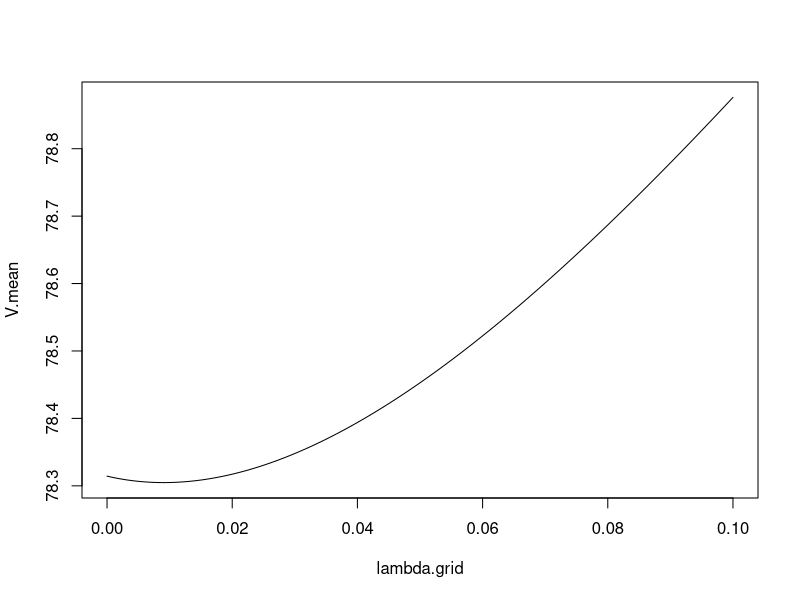

Here is the R script that generated this plot: (Note: a time limit stopped this script after it produced the figure.)
#-----------------------------------------------------------------------------------------------
# 1. Spacing delta: Make them equally spaced
# 2. Penalty function: Bring mu values closer together
#-----------------------------------------------------------------------------------------------

# Example of cross-validation
# Two datasets from normal distributions with common variance

# Normal distribution log-likelihood function
norm_llh <- function(data,par) {
  x <- data
  mu <- par
  n <- length(x)
  llh <- -n/2*log(2*pi) - sum((x-mu)^2)
  return(llh)
}

# Penalized distance function --> distance to force mu-values to be close
pen_dist <- function(data,par) {
  X1 <- data$X1
  X2 <- data$X2
  X3 <- data$X3
  n <- length(X1)
  lambda <- data$lambda
  mu1 <- par[1]
  mu2 <- par[2]
  mu3 <- par[3]
  D <- -norm_llh(X1,mu1) -norm_llh(X2,mu2) -norm_llh(X3,mu3) + lambda*n*((mu1-mu2)^2+(mu1-mu3)^2+(mu2-mu3)^2)
  #D <- -norm_llh(X1,mu1) -norm_llh(X2,mu2) -norm_llh(X3,mu3) + lambda*n*((mu1)^2+(mu2)^2+(mu3)^2)
  return(D)
}

# Creates random permutation for test and validation data
perm_score <- function(X1,X2,X3,lambda.grid) {
  n <- length(X1)
  m <- floor(0.75*n)
  X1.perm <- sample(X1)
  X2.perm <- sample(X2)
  X3.perm <- sample(X3)
  X1.test <- X1.perm[1:m]
  X1.valid <- X1.perm[(m+1):n]
  X2.test <- X2.perm[1:m]
  X2.valid <- X2.perm[(m+1):n]
  X3.test <- X3.perm[1:m]
  X3.valid <- X3.perm[(m+1):n]
  n.grid <- length(lambda.grid)
  V <- rep(0,n.grid)
  for (j in 1:n.grid) {
    data.in <- list(X1 = X1.test, X2 = X2.test, X3 = X3.test, lambda = lambda.grid[j])
    D <- optim(c(mean(X1.test),mean(X2.test),mean(X3.test)), fn = pen_dist, data = data.in, method = "BFGS")
    V[j] <- -norm_llh(X1.valid,D$par[1]) -norm_llh(X2.valid,D$par[2]) -norm_llh(X3.valid,D$par[3])
  }
  return(V)
}

#lambda.grid <- seq(0,10,length.out = 100)
#V <- perm_score(X1,X2,lambda.grid)
#plot(lambda.grid,V,type = "l")

# Simulate data, then use above code to generate 
# M random partitions and for each store the distance
# function evaluated on the random partition validation data
X1 <- rnorm(n = 50, mean = 0, sd = 1)
X2 <- rnorm(n = 50, mean = 1, sd = 1)
X3 <- rnorm(n = 50, mean = 2, sd = 1)
mu.mle <- c(mean(X1),mean(X2),mean(X3))
M <- 25
nL <- 100
lambda.grid <- seq(0,0.1,length.out = nL)
V.store = matrix(rep(0,M*nL),nrow = M)
for (m in 1:M) {
  V <- perm_score(X1,X2,X3,lambda.grid)
  V.store[m,] <- V
}
# Now average the "validation" scores and find the minimum
V.mean <- colMeans(V.store)
plot(lambda.grid,V.mean,type = "l")
lambda.out <- lambda.grid[V.mean==min(V.mean)]
# Finally, evaluate estimators using full data at the optimal lambda
data.opt <- list(X1 = X1, X2 = X2, X3 = X3, lambda = lambda.out)
mu.out <- optim(c(mean(X1),mean(X2),mean(X3)),fn = pen_dist, data = data.opt)$par
mu.mle
mu.out

# Adding a simulation study component:
# (1) Simulate a dataset
# (2) Find both MLE and penalized cross-validation est's
# (3) Store the estimators for each simulated dataset
# (4) Repeat this a large # of times so we can calculate
#     MSE (or RMSE) for the two methods

nDelta <- 5
delta.grid <- seq(0,3,length.out = nDelta)
MSEpen <- rep(0,nDelta)
MSEmle <- rep(0,nDelta)
for (j in 1:nDelta) {
  K <- 5 # Number of datasets to simulate
  mle.est <- matrix(rep(0,3*K),nrow = K)
  pen.est <- matrix(rep(0,3*K),nrow = K)
  mu.true <- c(0,delta.grid[j], 2*delta.grid[j])
  for (k in 1:K) {
    X1 <- rnorm(n = 50, mean = mu.true[1], sd = 1)
    X2 <- rnorm(n = 50, mean = mu.true[2], sd = 1)
    X3 <- rnorm(n = 50, mean = mu.true[3], sd = 1)
    mu.mle <- c(mean(X1),mean(X2),mean(X3))
    M <- 50 # Number of partitions
    nL <- 100 # Number of lambda values
    lambda.grid <- seq(0,0.1,length.out = nL)
    V.store = matrix(rep(0,M*nL),nrow = M)
    for (m in 1:M) {
      V <- perm_score(X1,X2,X3,lambda.grid)
      V.store[m,] <- V
    }
    V.mean <- colMeans(V.store)
    lambda.out <- lambda.grid[V.mean==min(V.mean)]
    data.opt <- list(X1 = X1, X2 = X2, X3 = X3, lambda = lambda.out)
    mu.out <- optim(c(mean(X1),mean(X2), mean(X3)),fn = pen_dist, data = data.opt)$par
    mle.est[k,] <- mu.mle
    pen.est[k,] <- mu.out
  }
mle.bias <- colMeans(mle.est) - mu.true
pen.bias <- colMeans(pen.est) - mu.true
mle.var <- apply(mle.est,2,var) # calculates var for each column
pen.var <- apply(pen.est,2,var) # calculates var for each column
  #mle.bias
  #pen.bias
  #mle.var
  #pen.var
mle.MSE <- mle.bias^2 + mle.var
pen.MSE <- pen.bias^2 + pen.var
  #mle.MSE
  #pen.MSE
MSEmle[j] <- sum(mle.MSE)
MSEpen[j] <- sum(pen.MSE)
print(j)
}
plot(delta.grid,MSEpen,type = "l")
lines(delta.grid,MSEmle,col = "red")
